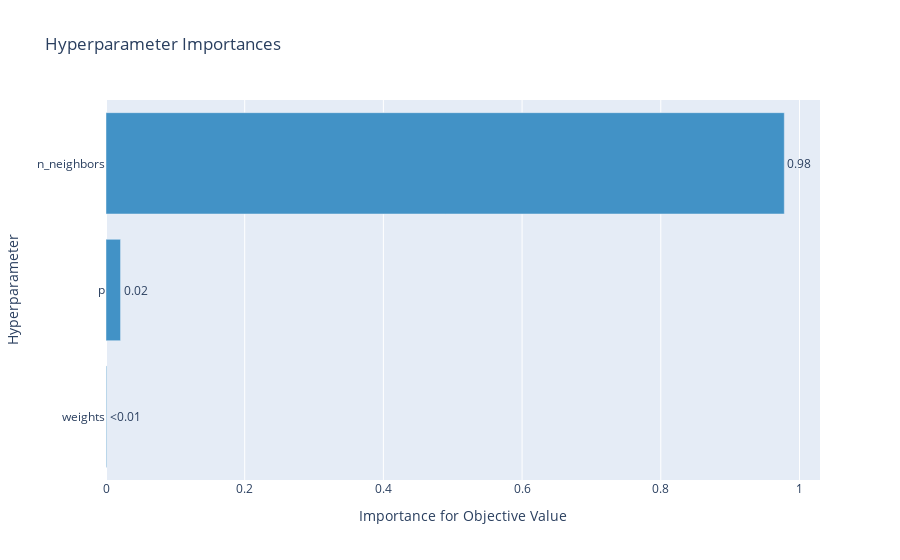

The code cell stored with this chart in its notebook:
### Code cell
fig = optuna.visualization.plot_param_importances(study_rand, params=["n_neighbors", "weights", "p"])
fig.show()

### Figure 1 — Plotly figure (JSON) as saved in the notebook; plotly's stock layout.template omitted (floating-point values rounded to 4 significant figures)
{"data": [{"cliponaxis": false, "hovertemplate": ["weights (CategoricalDistribution): 0.0009334421191644106<extra></extra>", "p (FloatDistribution): 0.020961154927432633<extra></extra>", "n_neighbors (IntDistribution): 0.9781054029534029<extra></extra>"], "marker": {"color": "rgb(66,146,198)"}, "orientation": "h", "text": ["<0.01", "0.02", "0.98"], "textposition": "outside", "type": "bar", "x": [0.0009334, 0.02096, 0.9781], "y": ["weights", "p", "n_neighbors"]}], "layout": {"showlegend": false, "title": {"text": "Hyperparameter Importances"}, "xaxis": {"title": {"text": "Importance for Objective Value"}}, "yaxis": {"title": {"text": "Hyperparameter"}}}}
